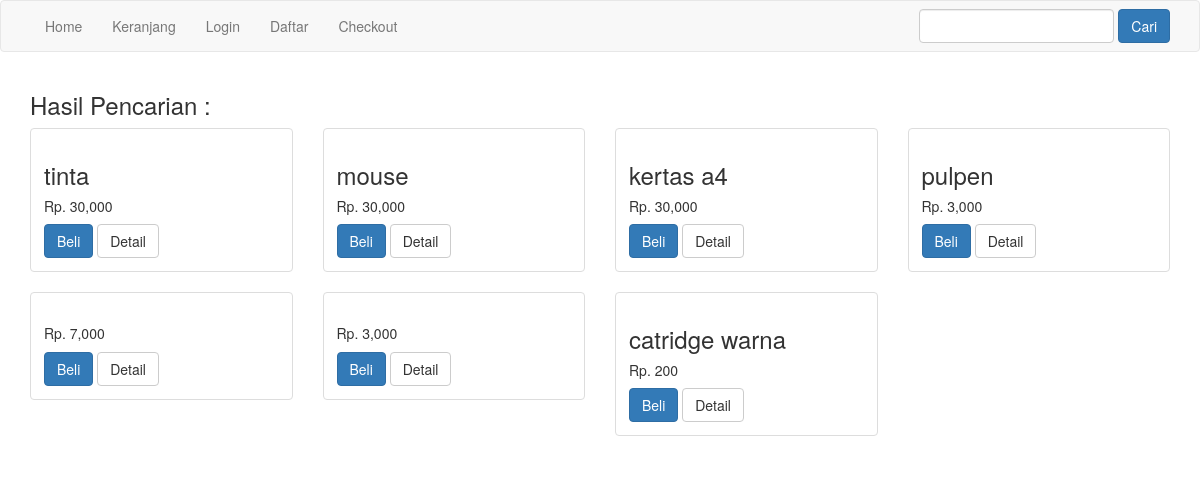
The page /pencarian.php on the database its author committed.
### tables this page shows
CREATE TABLE IF NOT EXISTS `produk` (
  `id_produk` int(11) NOT NULL AUTO_INCREMENT,
  `nama_produk` varchar(100) NOT NULL,
  `harga_produk` int(11) NOT NULL,
  `berat_produk` int(11) NOT NULL,
  `foto_produk` varchar(100) NOT NULL,
  `deskripsi_produk` text NOT NULL,
  `stok_produk` int(5) NOT NULL,
  PRIMARY KEY (`id_produk`)
);

### pencarian.php (the view, shortened to what this page needs)
<?php include 'koneksi.php'; ?>
<?php
$keyword = $_GET["keyword"];
$semuadata=array();
$ambil = $koneksi->query("select *from produk where nama_produk like '%$keyword' or deskripsi_produk like '%$keyword'");
while($pecah = $ambil->fetch_assoc())
{
	$semuadata[]=$pecah;
}
?>
<!DOCTYPE html>
<html>
<head>
	<link rel="stylesheet" href="admin/assets/css/bootstrap.css">
</head>
<body>
<?php include 'menu.php'; ?>
	<div class="container">
		<h3>Hasil Pencarian : <?php echo $keyword ?></h3>
		<div class="row">
			<?php foreach($semuadata as $key => $value): ?>
			<div class="col-md-3">
			<div class="thumbnail">
			<div class="caption">
			<h3><?php echo $value ["nama_produk"] ?></h3>
			<h5>Rp. <?php echo number_format($value['harga_produk']) ?></h5>
			<a href="beli.php?id=<?php echo $value["id_produk"]; ?>" class="btn btn-primary">Beli</a>
			<a href="detail.php?id=<?php echo $value["id_produk"]; ?>" class="btn btn-default">Detail</a>
			</div>
			</div>
	</div>
	<?php endforeach ?>
</div>
	</div>
</body>
</html>

### rows shown on the page
produk: nama_produk "tinta", harga_produk "30,000"
produk: nama_produk "mouse", harga_produk "30,000"
produk: nama_produk "kertas a4", harga_produk "30,000"
produk: nama_produk "pulpen", harga_produk "3,000"
produk: harga_produk "7,000"
produk: harga_produk "3,000"
produk: nama_produk "catridge warna", harga_produk "200"
